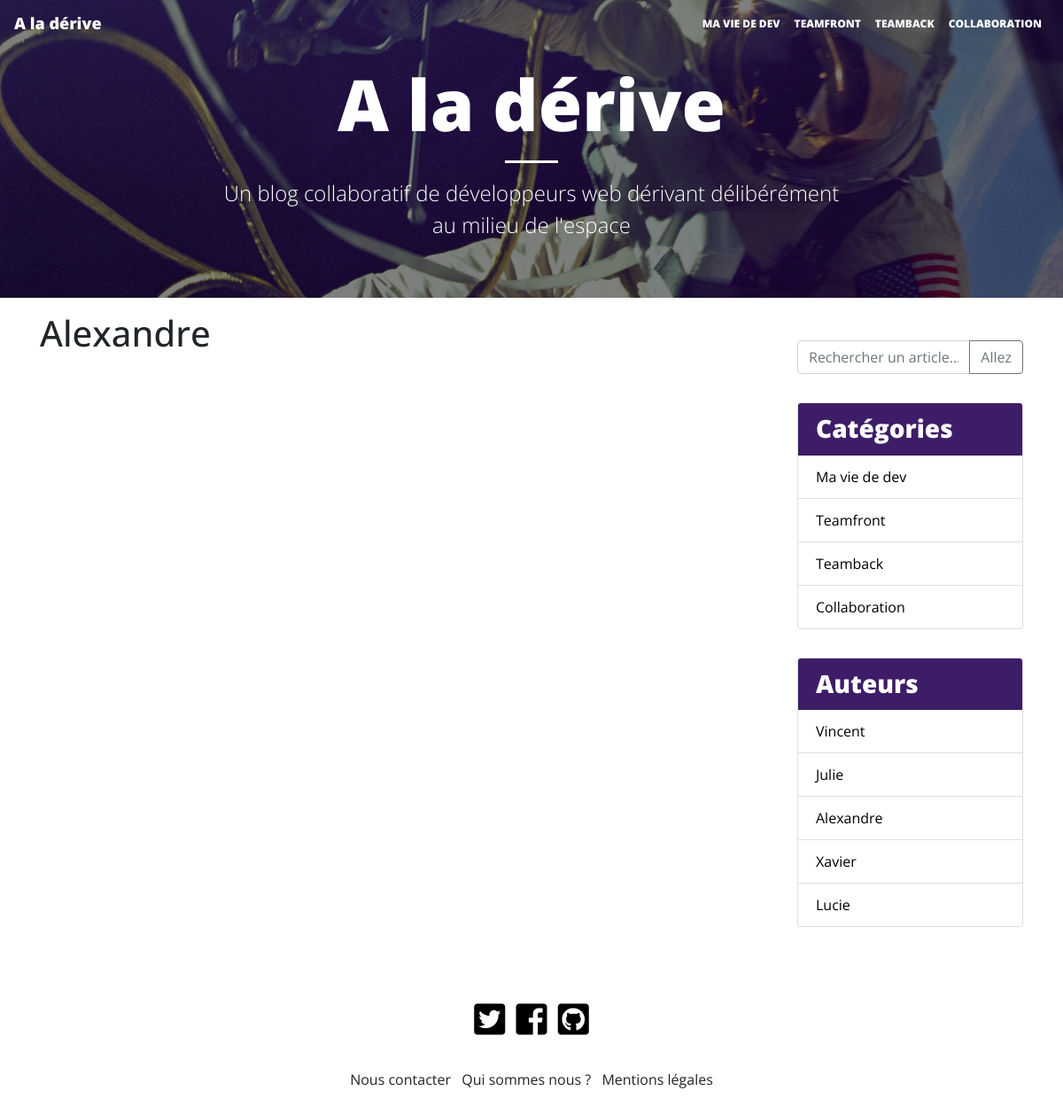
Page /index.php?page=author&id=3 on the committed database.
### tables this page shows
CREATE TABLE `categories` (
  `id` int(10) UNSIGNED NOT NULL,
  `name` varchar(32) NOT NULL,
  `position` int(10) UNSIGNED NOT NULL DEFAULT '0'
);

CREATE TABLE `authors` (
  `id` int(10) UNSIGNED NOT NULL,
  `name` varchar(64) NOT NULL,
  `image` varchar(255) DEFAULT NULL,
  `email` varchar(255) DEFAULT NULL
);

### index.php (called while the page is built, shortened)
<?php
require 'inc/classes/Category.php';
require 'inc/classes/Author.php';
require 'inc/classes/DBData.php';
$dataObject = new DBData();
$categories = $dataObject->getCategories();
$authors = $dataObject->getAuthors();
if (!empty($_GET['page'])) {
    $page = trim($_GET['page']);
}
else {
    $page = 'home';
}
$templateName = '';
if ($page == 'author') {
    $templateName = 'author';
}
require __DIR__.'/inc/templates/header.tpl.php';
require __DIR__.'/inc/templates/'.$templateName.'.tpl.php';
require __DIR__.'/inc/templates/footer.tpl.php';

### inc/classes/DBData.php (called while the page is built, shortened)
<?php
class DBData
{
    public $pdo;
    public function __construct () {
        $user = 'oblog';
        $pass = 'oblog';
        $this->pdo = new PDO('mysql:host=localhost;dbname=oblog', $user, $pass);
    }
    public function getCategories() {
        $sql = "SELECT * FROM categories";
        $pdoStatement = $this->pdo->query($sql);
        $resultat = $pdoStatement->fetchAll(PDO::FETCH_ASSOC);
        $categories = array();
        foreach($resultat as $categoryTableau) {
            $categoryObjet = new Category(
                                $categoryTableau['name'],
                                $categoryTableau['position']
            );
            $categories[$categoryTableau['id']] = $categoryObjet;
        }
        return $categories;
    }
    public function getAuthors() {
        $sql = "SELECT * FROM authors";
        $pdoStatement = $this->pdo->query($sql);
        $resultat = $pdoStatement->fetchAll(PDO::FETCH_ASSOC);
        $authors = array();
        foreach($resultat as $authorTableau) {
            $authorObjet = new Author(
                                $authorTableau['name'],
                                $authorTableau['image'],
                                $authorTableau['email']
            );
            $authors[$authorTableau['id']] = $authorObjet;
        }
        return $authors;
    }
}

### inc/classes/Category.php (called while the page is built, shortened)
<?php
class Category {
    private $name;
    public function __construct($name, $position) {
        $this->name = $name;
    }
    public function getName() {
        return $this->name;
    }
}

### inc/classes/Author.php (called while the page is built, shortened)
<?php
class Author {
    private $name;
    public function __construct($name, $image, $email) {
        $this->name = $name;
    }
    public function getName() {
        return $this->name;
    }
}

### inc/templates/author.tpl.php (the view, shortened to what this page needs)
<h1>
  <?= $authors[$_GET['id']]->getName() ?>
</h1>

### inc/templates/header.tpl.php (shortened to what this page needs)
<!doctype html>
<html lang="en">
<head>
  <link rel="stylesheet" href="https://use.fontawesome.com/releases/v5.0.13/css/all.css"
>
  <link rel="stylesheet" href="https://stackpath.bootstrapcdn.com/bootstrap/4.1.1/css/bootstrap.min.css"
>
  <link rel="stylesheet" href="./css/blog.css">
</head>
<body>
  <header>
    <nav class="navbar navbar-expand-md navbar-light">
      <a class="navbar-brand" href="#">A la dérive</a>
      <div class="collapse navbar-collapse justify-content-end" id="navbarNav">
        <ul class="navbar-nav ">
          <?php foreach ($categories as $categoryId => $currentCategory) : ?>
          <li class="nav-item">
            <a class="nav-link" href="index.php?page=category&id=<?= $categoryId ?>">
              <?= $currentCategory->getName() ?>
            </a>
          </li>
          <?php endforeach; ?>
        </ul>
      </div>
    </nav>
    <section class="text-center">
      <h1>A la dérive</h1>
      <hr />
      <p>
        Un blog collaboratif de développeurs web dérivant délibérément au milieu de l'espace
      </p>
    </section>
  </header>
  <div class="container">
    <div class="row">
      <main class="col-lg-9">

### inc/templates/footer.tpl.php (shortened to what this page needs)
      </main>
      <aside class="col-lg-3">
        <div class="input-group mb-3">
          <input type="text" class="form-control" placeholder="Rechercher un article..."
            aria-label="Rechercher un article..." aria-describedby="basic-addon2">
          <div class="input-group-append">
            <button class="btn btn-outline-secondary" type="button">Allez</button>
          </div>
        </div>
        <div class="card">
          <h3 class="card-header">Catégories</h3>
          <ul class="list-group list-group-flush">
          <?php foreach ($categories as $categoryId => $currentCategory) : ?>
            <li class="list-group-item">
            <a href="index.php?page=category&id=<?= $categoryId ?>">
              <?= $currentCategory->getName() ?>
            </a>
            </li>
          <?php endforeach; ?>
          </ul>
        </div>
        <div class="card">
          <h3 class="card-header">Auteurs</h3>
          <ul class="list-group list-group-flush">
            <?php foreach ($authors as $authorId => $currentAuthor) : ?>
              <li class="list-group-item">
              <a href="index.php?page=author&id=<?= $authorId ?>">
                <?= $currentAuthor->getName() ?>
              </a>
              </li>
            <?php endforeach; ?>
          </ul>
        </div>
      </aside>
    </div>
    <footer>
      <div class="row justify-content-center text-center">
        <div class="col-6 social-networks">
          <ul class="list-inline">
            <li class="list-inline-item"><a href="#"><i class="fab fa-twitter-square"></i></a></li>
            <li class="list-inline-item"><a href="#"><i class="fab fa-facebook-square"></i></a></li>
            <li class="list-inline-item"><a href="#"><i class="fab fa-github-square"></i></a></li>
          </ul>
        </div>
      </div>
      <div class="row justify-content-center text-center">
        <div class="col-9 links">
          <ul class="list-inline">
            <li class="list-inline-item"><a href="#">Nous contacter</a></li>
            <li class="list-inline-item"><a href="#">Qui sommes nous ?</a></li>
            <li class="list-inline-item"><a href="#">Mentions légales</a></li>
          </ul>
        </div>
      </div>
    </footer>
  </div>
</body>
</html>

### css/blog.css (style rules this page uses)
body { font-family: 'Open Sans', sans-serif; }
header { background: url('../images/home-bg.jpg') transparent left top no-repeat; background-size: cover; color: white; text-align: center; padding-bottom: 1em; margin-bottom: 1em; }
.navbar { background-color: #f8f8f8; }
.navbar, .navbar-light .navbar-brand, .navbar-light .navbar-toggler { color: #777; font-weight: 800; }
header hr { border-width: 3px; border-color: white; width: 60px; }
.navbar-light .navbar-brand { font-size: 18px; }
.navbar-toggler, .nav-link { font-size: 12px; text-transform: uppercase; transition: 400ms; }
header section { padding: 1em 0; }
header h1 { font-size: 50px; font-weight: 800; }
header p { font-size: 24px; font-weight: 300; }
aside { display: none; padding: 2em 0; }
footer { margin-bottom: 1em; }
footer .social-networks { margin: 10px 0; }
footer .social-networks a { font-size: 40px; color: black; }
footer .links a { color: inherit; }
@media (min-width:768px) { header { padding-bottom: 0; } }
@media (min-width:768px) { .navbar { background-color: transparent; } }
@media (min-width:768px) { .navbar, .navbar-light .navbar-brand, .navbar-light .navbar-toggler, .navbar-light .navbar-nav .nav-link { color: white; } }
@media (min-width:768px) { header section { display: none; } }
@media (min-width:992px) { header section { display: block; } }
@media (min-width:992px) { header h1 { font-size: 80px; } }
@media (min-width:992px) { header p { width: 60%; margin: auto; padding-bottom: 2em; } }
@media (min-width:992px) { .card-header { background: #3d1d67; color: white; font-weight: 800; } }
@media (min-width:992px) { .card a { color: black; } }
@media (min-width:992px) { .card { margin: 2em 0; } }
@media (min-width:992px) { aside { display: block; } }

### rows in the picture
categories: name "MA VIE DE DEV", name "Ma vie de dev"
categories: name "TEAMFRONT", name "Teamfront"
categories: name "TEAMBACK", name "Teamback"
categories: name "COLLABORATION", name "Collaboration"
authors: name "Alexandre"
authors: name "Vincent"
authors: name "Julie"
authors: name "Xavier"
authors: name "Lucie"
